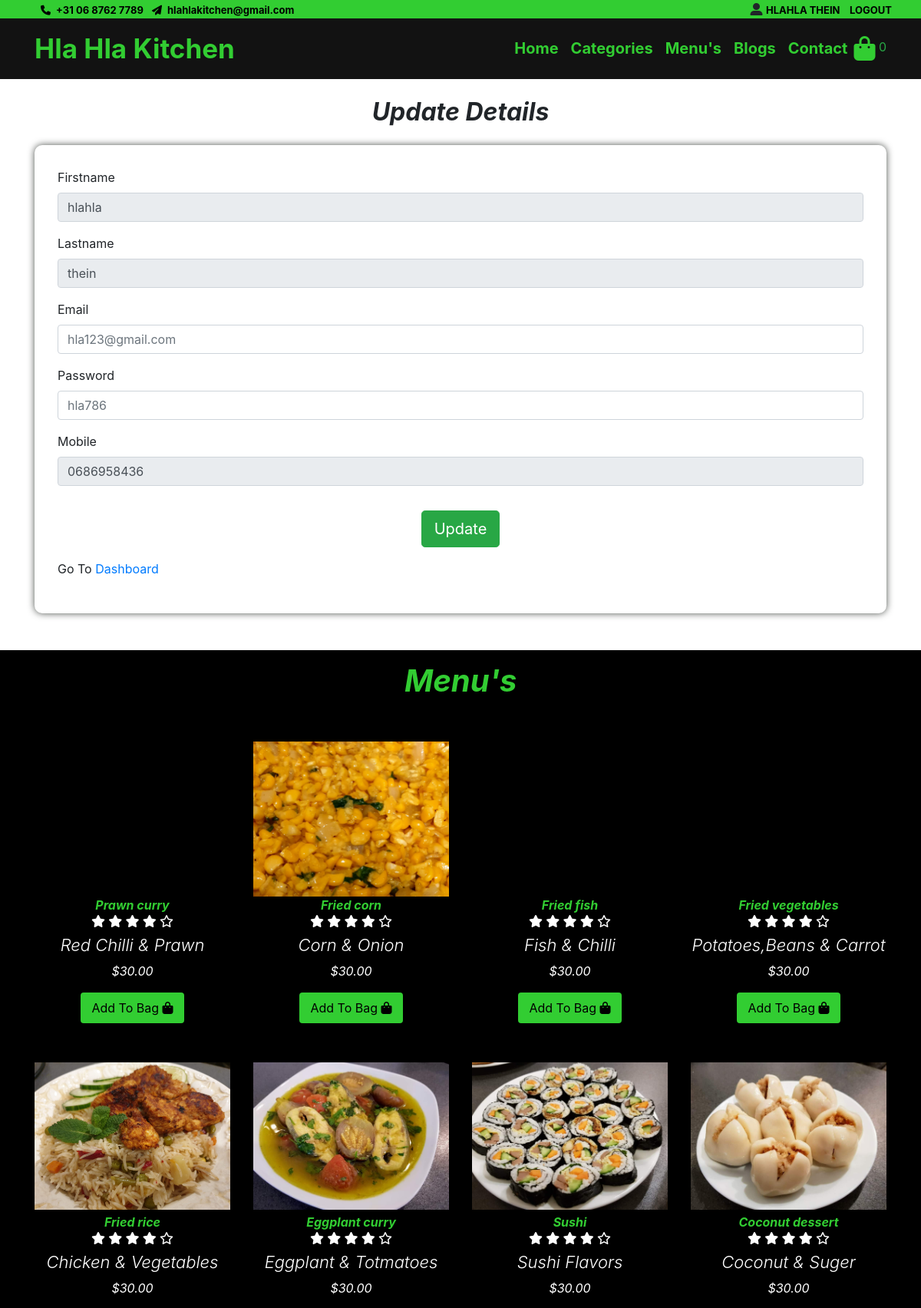
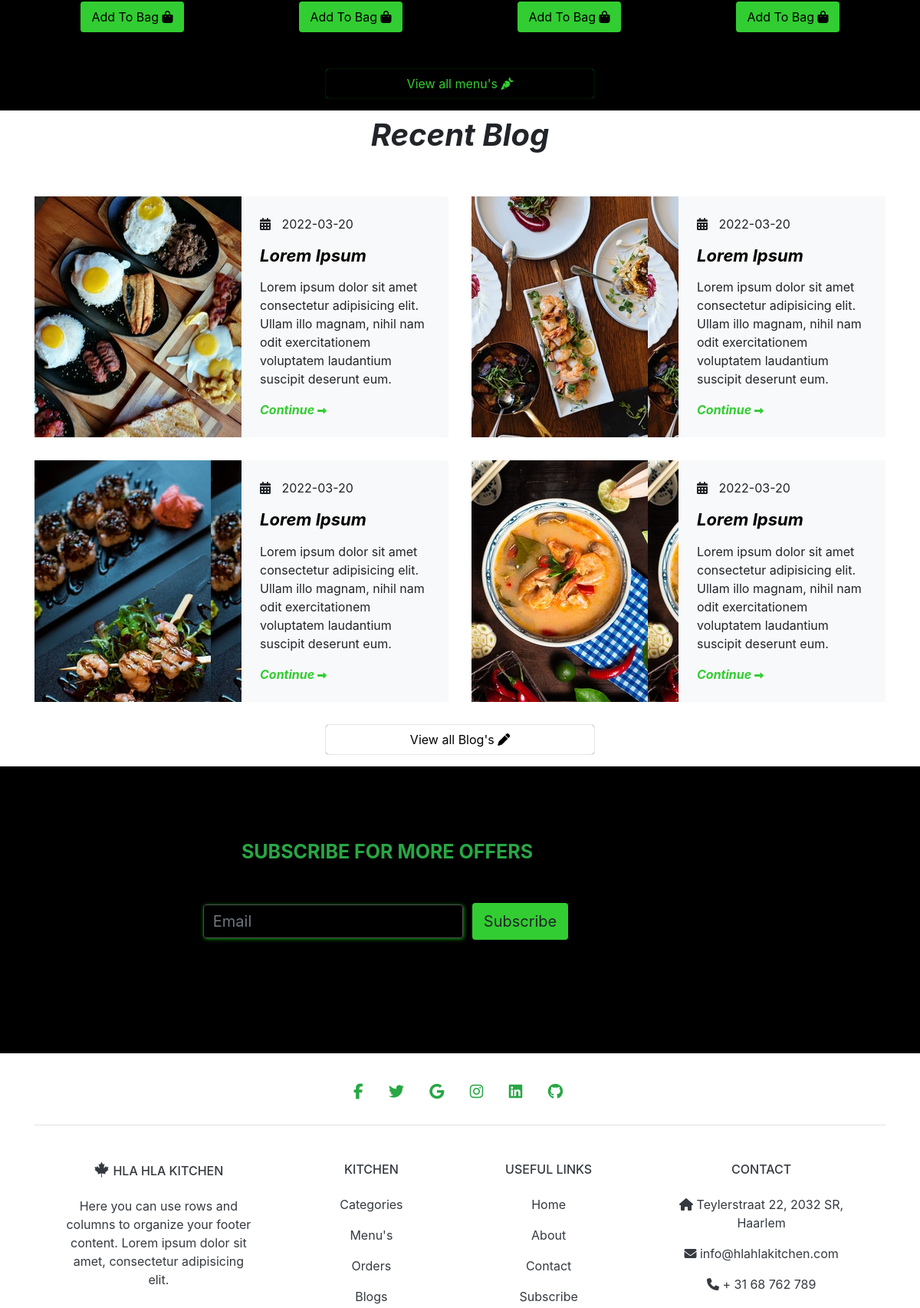
Screenshot of /update.php (signed in, upper part) with the database file from the repository (2 pictures, top to bottom).
### tables this page shows
CREATE TABLE users (
    		    userid int(11) not null,
		    firstname varchar(200) not null,
		    lastname varchar(200) not null,
		    email varchar(200) not null,
		    password varchar(200) not null,
		    mobile varchar(200) not null,
		    joindate date default(CURRENT_DATE) not null);

CREATE TABLE menus (
    		    menuid int(11) not null,
		    name varchar(60) not null,			
		    specification varchar(200) not null,
		    price decimal(8,2) not null,
		    image varchar(200) not null,
		    categoryid int(11) not null);

CREATE TABLE blogs (
    		    blogid int(11) not null,
		    title varchar(60) not null,			
		    body varchar(200) not null,
		    blogdate date default(CURRENT_DATE) not null,
		    image varchar(200) not null);

### update.php (the view, shortened to what this page needs)
<?php
    include("head.php");
    if(isset($_SESSION['userid'])){
         $id = $_SESSION['userid'];
        $result = $mysqli->query("SELECT * FROM users WHERE userid ='$id'");
        $rows = $result->fetch_all(MYSQLI_ASSOC);
        foreach($rows as $row)
        {
            $firstnamedb =  $row['firstname'];
            $lastnamedb = $row ['lastname'];
            $emaildb = $row['email'];
            $passworddb = $row['password'];
            $mobiledb=$row['mobile'];
        }
      ?>
      <section class="">
      <div class="container">
        <div class="row update">
            <div class="col-12">
            <h2 class="h1-responsive font-italic font-weight-bold text-center my-4">Update Details</h2>
                <form action="update.php" method="post" class="update-container mb-5">
                    <div class="form-floating mb-3">
                        <label for="floatingInput">Firstname</label>
                        <input type="text" readonly name="firstname" class="form-control" value="<?php echo $firstnamedb ?>">
                    </div>
                    <div class="form-floating mb-3">
                        <label for="floatingInput">Lastname</label>
                        <input type="text" readonly name="lastname"class="form-control" value="<?php echo $lastnamedb ?>">
                    </div>
                    <div class="form-floating mb-3">
                        <label for="floatingInput">Email</label>
                        <input type="email" name="email"class="form-control" placeholder="<?php echo $emaildb ?>">
                    </div>
                    <div class="form-floating mb-3">
                        <label for="floatingInput">Password</label>
                        <input type="password" name="password"class="form-control" placeholder="<?php echo $passworddb ?>"></div>
                    <div class="form-floating mb-3">
                        <label for="floatingInput">Mobile</label>
                        <input type="text" readonly name="mobile"class="form-control" value="<?php echo $mobiledb ?>">
                    </div>
                    <div class="text-center">
                    <input class="my-3 btn btn-success btn-lg"type="submit" name="update" value="Update">
                    </div>
                    <p>Go To <a href="profile.php">Dashboard</a></p>
                </form>
            </div>
        </div>
    </div>
      </section>
    <?php }
    else{
        header("location:login.php");
    } ?>
    <section class="product-section bg-img py-3">
        <div class="container">
            <div class=" row justify-content-center pb-5">
                <div class="col-md-7 heading-section text-center">
                    <h2 class="font-weight-bold text-color glow">
                        Menu's
                    </h2>
                </div>
            </div>
            <div class="row">
                <?php
                    $result = $mysqli->query("SELECT * FROM menus LIMIT 8");
                    $rows = $result->fetch_all(MYSQLI_ASSOC);
                    foreach($rows as $row){
                ?>
                <div class="col-md-3 d-flex">
                    <div class="product glow">
                    <div class=" img d-flex align-items-center justify-content-center">
                    <img src="<?php echo $row['image'] ?>"alt="">
                    </div>
                     <div class="text text-center">
                         <span class="category font-weight-bold"><?php echo $row['name'] ?></span>
                         <h6>
                             <i class="fas fa-star text-white"></i>
                             <i class="fas fa-star text-white"></i>
                             <i class="fas fa-star text-white"></i>
                             <i class="fas fa-star text-white"></i>
                             <i class="far fa-star text-white"></i>
                         </h6>
                         <h2 class="text-white"><?php echo $row['specification'] ?></h2>
                         <p class="price">$<?php echo $row['price'] ?></p>
                         <form action="managecart.php" method="post">
                             <button type="submit" class="btn btn-order mb-2" name="addtobag">Add To Bag <i class="fas fa-shopping-bag"></i></button>
                         </form>
                     </div>
                    </div>
                </div>
                <?php } ?>
            </div>
            <div class="row justify-content-center">
                <div class="col-md-4">
                    <a href="<?php echo SITEURL; ?>menus.php"class="btn btn-prod d-block">
                        View all menu's
                        <i class="fas fa-carrot"></i>
                    </a>
                </div>
            </div>
        </div>
    </section>
<section class="blog-section">
    <div class="container">
        <div class="row justify-content-center mb-5">
            <div class="col-md-7 text-center">
                <h2 class="blog-heading mt-2">Recent Blog</h2>
            </div>
        </div>
        <div class="row d-flex">
                <?php
                    $result = $mysqli->query("SELECT * FROM blogs LIMIT 4");
                    $rows = $result->fetch_all(MYSQLI_ASSOC);
                    foreach($rows as $row){
                ?>
            <div class="col-lg-6 d-flex align-items-stretch">
                <div class="blog-start d-flex">
                    <a href="#"class="block-20 img"
                    style="background-image: url('<?php echo $row['image'] ?>');">
                    </a>
                    <div class="text p-4 bg-light">
                        <div class="des">
                            <p><i class="fa fa-calendar"></i>
                            <?php echo $row['blogdate'] ?>
                            </p>
                        </div>
                        <h3 class="heading mb-3">
                            <a href="#">
                            <?php echo $row['title'] ?>
                            </a>
                        </h3>
                        <p><?php echo $row['body'] ?></p>
                        <a href="#" class="btn-custom">Continue
                            <i class="fa fa-long-arrow-right"></i>
                        </a>
                    </div>
                </div>
            </div>
            <?php } ?>
        </div>
        <div class="row justify-content-center">
            <div class="col-md-4">
                <a href="<?php echo SITEURL; ?>blogs.php"class="btn btn-variety d-block mb-3">
                    View all Blog's
                    <i class="fas fa-pen"></i>
                </a>
            </div>
        </div>
    </div>
</section>
 <?php include('footer.php') ?>

### head.php (shortened to what this page needs)
<?php
 include('database.php');
 ?>
<!Doctype html>
<html lang="en">
  <head>
    <link rel="stylesheet" href="main.css">
    <link rel="stylesheet" href="https://stackpath.bootstrapcdn.com/bootstrap/4.3.1/css/bootstrap.min.css">
  </head>
  <body>
    <section>
        <div class="cover">
            <div class="container">
                <div class="row">
                    <div class="col-md-6 d-flex align-items-center">
                        <p class="mb-0 phone pl-md-2">
                            <a href="#"class="mr-2">
                                <i class="fas fa-phone mr-1"></i>
                                +31 06 8762 7789
                            </a>
                            <a href="mailto:hlahlakitchen@gmail.com"><i class="fas fa-paper-plane mr-1"></i>
                                hlahlakitchen@gmail.com
                            </a>
                        </p>
                    </div>
                    <?php
                        if(isset($_SESSION['userid'])){
                            $id=$_SESSION['userid'];
                            $result =$mysqli->query("SELECT * FROM users WHERE userid='$id'");
                            $rows = $result->fetch_all(MYSQLI_ASSOC);
                            foreach($rows as $row){ ?>
                            <div class="reg">
                            <i class="fas fa-user-alt"></i>
                            <a href="<?php echo SITEURL; ?>profile.php" class="mr-2 mb-0"><?php echo $row['firstname']." ".$row['lastname']?></a>
                            <a href="<?php echo SITEURL; ?>logout.php" class="mr-2 mb-0">logout</a>
                        </div>
                        <?php } }
                    ?>
                </div>
            </div>
        </div>
    </section>
    <section>
        <nav class="navbar navbar-expand-lg main-navbar bg-color main-navbar-color" id="main-navbar">
        <div class="container">
            <a class="navbar-brand" href="<?php echo SITEURL; ?>"> Hla Hla Kitchen</a>
            <?php
             if(isset($_SESSION['userid'])){
                $id=$_SESSION['userid'];
                $result=$mysqli->query("SELECT SUM(itemQuantity) AS count FROM viewcart WHERE userid= '$id'");
                $rows = $result->fetch_all(MYSQLI_ASSOC);
                foreach($rows as $row){
                $count = $row['count'];
                }
                if(!$count){
                    $count=0;
                }
                ?>
                <div class="order-lg-last">
                <a href="<?php echo SITEURL; ?>cart.php"><i class="fas fa-shopping-bag fa-2x btn-group"></i></a> <span class="text-success fw-bold"><?php echo " ".$count." "; ?></span>
                </div>
                <?php
                }
                else{?>
                    <div class="order-lg-last">
                    <a href="<?php echo SITEURL; ?>cart.php"><i class="fas fa-shopping-bag fa-2x btn-group"></i></a>
                    </div>
                <?php
                }?>
            <div class="collapse navbar-collapse"id="myNav">
            <ul class="navbar-nav ml-auto">
                <li class="nav-item">
                    <a href="<?php echo SITEURL; ?>"class="nav-link">Home</a>
                </li>
                <li class="nav-item">
                    <a href="<?php echo SITEURL; ?>categories.php"class="nav-link">Categories</a>
                </li>
                <li class="nav-item">
                    <a href="<?php echo SITEURL; ?>menus.php"class="nav-link">Menu's</a>
                </li>
                <li class="nav-item">
                    <a href="<?php echo SITEURL; ?>blogs.php"class="nav-link">Blogs</a>
                </li>
                <li class="nav-item">
                    <a href="<?php echo SITEURL; ?>contact.php"class="nav-link">Contact</a>
                </li>
            </ul>
        </div>
        </div>
        </nav>
    </section>

### main.css (style rules this page uses)
body { font-family: 'Lato', sans-serif; }
.cover { position: relative; z-index: 0; width: 100%; background: #32cd32; }
.phone { z-index: 1; font-weight: 200; }
.phone i { color: #000; }
.phone a { color:#000; font-size: 13px; font-weight: bold; }
.reg { width: 50%; text-align:right; }
.reg a { color:#000; text-transform: uppercase; font-size: 13px; font-weight: bold; }
.bg-color { background: #0f0f0ffb; }
.navbar-brand { color:#32cd32; font-weight: bold; font-size: 35px!important; }
.nav-link { font-weight: bold; color: #32cd32; font-size: 20px; }
.btn-group { color: #32cd32; }
.btn-variety { display:inline-block; vertical-align: middle; color: #000!important; transform: perspective(1px) translateZ(0); box-shadow: 0 0 1px rgb(8, 8, 8); position: relative; overflow: hidden; }
.btn-variety:before { content:""; position: absolute; z-index: -1; left: 51%; right: 51%; top: 0; background: #000; height: 4px; transition-property: left, right; transition-duration: 0.3s; transition-timing-function: ease-out; }
.bg-img { background:#000; }
.text-color { color: #32cd32; }
.product-section h2 { font-style: italic; font-size: 40px; }
.product { width: 100%; display: block; margin-bottom: 40px; transition: all 0.3s ease; }
.product .img { display: block; border-radius: 4px; height: 200px; position: relative; transition: all 0.3s ease; z-index: 0; }
.product .img:after { z-index: -1; position: absolute; top: 0; left: 0; right: 0; bottom: 0; content: ''; background: #000; opacity: 0; border-radius: 4px; transition: all 0.6s ease; }
.product img { width:100%; height:auto; }
.product .text h2 { font-size: 22px; text-transform: capitalize; font-weight: 300; }
.product .text .category { font-style: italic; color: #32cd32; }
.product .text .price { font-style: italic; color: #fff; }
.product .btn-order { background: #32cd32; border: 2px solid #32cd32; color: #000; }
.glow { display: inline-block; vertical-align: middle; transform: perspective(1px) translateZ(0); box-shadow: 0 0 1px rgba(0, 0, 0, 0); transition-duration: 0.3s; transition-property: box-shadow; }
.btn-prod { display:inline-block; vertical-align: middle; color: #32cd32!important; transform: perspective(1px) translateZ(0); box-shadow: 0 0 1px rgb(5, 236, 36); position: relative; overflow: hidden; }
.btn-prod:before { content:""; position: absolute; z-index: -1; left: 51%; right: 51%; top: 0; background: #32cd32; height: 4px; transition-property: left, right; transition-duration: 0.3s; transition-timing-function: ease-out; }
.blog-heading { text-align: center; font-size: 40px; font-weight: bold; font-style: italic; }
.blog-start { overflow: hidden; width: 100%; position: relative; z-index:0; }
@media (min-width: 768px) { .blog-start { margin-bottom: 30px; } }
.blog-start .img, .blog-start .text { width: 50%; }
.blog-start .text { position:relative; margin: 0 auto; z-index: 0; }
.blog-start .text .heading { font-size: 22px; margin-bottom: 0; font-weight: bold; font-style: italic; }
.blog-start .text .heading a { color: #000; }
.blog-start .des p i { padding-right: 10px; }
.blog-start .btn-custom { color: #32cd32; font-style: italic; font-weight: bold; }
.blog-start .btn-custom i { font-size: 12px; }

### update.php (style rules this page uses)
section .update .update-container { background: #fff; padding: 30px; border-radius: 10px; box-shadow: 0px 0px 10px 0px #4e524e; }

### rows the page displays
users: firstname "HLAHLA", lastname "THEIN", firstname "hlahla", lastname "thein", email "hla123@gmail.com", mobile "0686958436"
menus: name "Prawn curry", specification "Red Chilli & Prawn", price "30.00"
menus: image (picture), name "Fried corn", specification "Corn & Onion", price "30.00"
menus: name "Fried fish", specification "Fish & Chilli", price "30.00"
menus: name "Fried vegetables", specification "Potatoes,beans & Carrot", price "30.00"
menus: image (picture), name "Fried rice", specification "Chicken & Vegetables", price "30.00"
menus: image (picture), name "Eggplant curry", specification "Eggplant & Totmatoes", price "30.00"
menus: image (picture), name "Sushi", specification "Sushi Flavors", price "30.00"
menus: image (picture), name "Coconut dessert", specification "Coconut & Suger", price "30.00"
blogs: image (picture), blogdate "2022-03-20", title "Lorem Ipsum", body "Lorem ipsum dolor sit amet consectetur adipisicing elit. Ullam illo magnam, nihil nam odit exercitationem voluptatem laudantium suscipit deserunt eum."
blogs: image (picture), blogdate "2022-03-20", title "Lorem Ipsum", body "Lorem ipsum dolor sit amet consectetur adipisicing elit. Ullam illo magnam, nihil nam odit exercitationem voluptatem laudantium suscipit deserunt eum."
blogs: image (picture), blogdate "2022-03-20", title "Lorem Ipsum", body "Lorem ipsum dolor sit amet consectetur adipisicing elit. Ullam illo magnam, nihil nam odit exercitationem voluptatem laudantium suscipit deserunt eum."
blogs: image (picture), blogdate "2022-03-20", title "Lorem Ipsum", body "Lorem ipsum dolor sit amet consectetur adipisicing elit. Ullam illo magnam, nihil nam odit exercitationem voluptatem laudantium suscipit deserunt eum."

### other values shown
$count "0"
